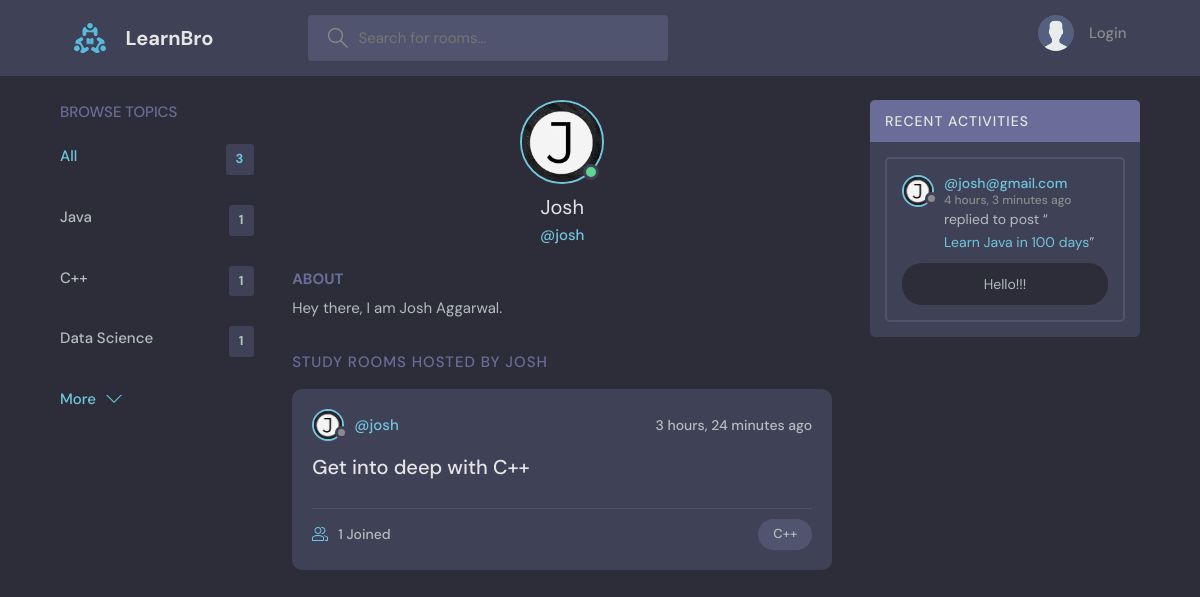
The app's page /profile/2/ with its own data.
### base/models.py (models this page shows, shortened)
class Topic(models.Model):
    name = models.CharField(max_length=200)

class User(AbstractUser):
    name = models.CharField(max_length=200, null=True)
    email = models.EmailField(unique=True, null=True)
    bio = models.TextField(null=True)
    avatar = models.ImageField(null=True, default="avatar.svg")  #this requires pillow module
    USERNAME_FIELD = 'email'
    REQUIRED_FIELDS = []

class Room(models.Model):
    host =models.ForeignKey(User, on_delete=models.SET_NULL, null=True)
    topic = models.ForeignKey(Topic, on_delete=models.SET_NULL, null=True)
    name = models.CharField(max_length=200)
    description = models.TextField(null=True, blank=True)
    participants = models.ManyToManyField(User, related_name='participants', blank=True)
    updated = models.DateTimeField(auto_now=True)
    created = models.DateTimeField(auto_now_add=True)
    class Meta:
        ordering = ['-updated', '-created'] #minus means descending order
    def __str__(self) -> str:
        return str(self.name)

class Message(models.Model):
    user = models.ForeignKey(User,on_delete=models.CASCADE)
    room = models.ForeignKey(Room, on_delete=models.CASCADE)
    body = models.TextField()
    updated = models.DateTimeField(auto_now=True)
    created = models.DateTimeField(auto_now_add=True)
    class Meta:
        ordering = ['-updated', '-created'] #minus means descending order
    def __str__(self) -> str:
        return self.body[:50]

### base/views.py (the view)
# urls.py: path('profile/<str:pk>/', views.userProfile, name='user-profile'),
def userProfile(request,pk):
    user = User.objects.get(id=pk)
    rooms = user.room_set.all()#get children using _set
    room_messages = user.message_set.all()
    topics = Topic.objects.all()
    context = {'user':user, 'rooms':rooms, 'room_messages': room_messages, 'topics':topics}
    return render(request,'base/profile.html', context)

### base/templates/base/profile.html (shortened to what this page needs)
{% extends 'main.html' %}
{% block content %}
  <main class="profile-page layout layout--3">
    <div class="container">
      {% include 'base/topics_component.html' %}
      <div class="roomList">
        <div class="profile">
          <div class="profile__avatar">
            <div class="avatar avatar--large active">
              <img src="{{user.avatar.url}}" />
            </div>
          </div>
          <div class="profile__info">
            <h3>{{user.name}}</h3>
            <p>@{{user.username}}</p>
          </div>
          <div class="profile__about">
            <h3>About</h3>
            <p>
              {{user.bio}}
            </p>
          </div>
        </div>
        <div class="roomList__header">
          <div>
            <h2>Study Rooms Hosted by {{user.name}}</a>
            </h2>
          </div>
        </div>
        {% include 'base/feed_component.html' %}
      </div>
      {% include 'base/activity_component.html' %}
    </div>
  </main>
{% endblock content %}

### templates/main.html (shortened to what this page needs)
<!DOCTYPE html>
{% load static %}
<html lang="en">
  <head>
    <link rel="stylesheet" href="{% static 'styles/style.css' %}" />
  </head>
  <body>
    {% include 'navbar.html' %}
    {% block content %}
    {% endblock %}
  </body>
</html>

### templates/navbar.html (shortened to what this page needs)
{% load static %}
<header class="header header--loggedIn">
    <div class="container">
      <a href="{% url 'home' %}" class="header__logo">
        <img src="{% static 'images/logo.svg' %}" />
        <h1>LearnBro</h1>
      </a>
      <form class="header__search" method="GET" action="{% url 'home' %}">
        <label>
          <input name="q" placeholder="Search for rooms..." />
        </label>
      </form>
      <nav class="header__menu">
        {% if request.user.is_authenticated %}
        <div class="header__user">
          <a href="{% url 'update-user' %}">
            <div class="avatar avatar--medium active">
              <img src="{{request.user.avatar.url}}" />
            </div>
            <p>{{request.user.name}}<span>@{{request.user.username}}</span></p>
          </a>
          <button class="dropdown-button">
            <svg version="1.1" xmlns="http://www.w3.org/2000/svg" width="32" height="32" viewBox="0 0 32 32">
              <title>chevron-down</title>
              <path d="M16 21l-13-13h-3l16 16 16-16h-3l-13 13z"></path>
            </svg>
          </button>
        </div>
        {% else %}
        <a href="{% url 'login' %}">
          <img src="{% static 'images/avatar.svg' %}" />
          <p>Login</p>
        </a>
        {% endif %}
      </nav>
    </div>
  </header>

### base/templates/base/topics_component.html
<div class="topics">
    <div class="topics__header">
      <h2>Browse Topics</h2>
    </div>
    <ul class="topics__list">
      <li>
        <a href="{% url 'home' %}" class="active">All <span>{{topics.count}}</span></a>
      </li>
      {% for topic in topics %}
      <li>
        <a href="{% url 'home' %}?q={{topic.name}}">{{topic.name}} <span>{{topic.room_set.all.count}}</span></a>
      </li>
      {% endfor %}
    </ul>
    <a class="btn btn--link" href="{% url 'topics' %}">
      More
      <svg version="1.1" xmlns="http://www.w3.org/2000/svg" width="32" height="32" viewBox="0 0 32 32">
        <title>chevron-down</title>
        <path d="M16 21l-13-13h-3l16 16 16-16h-3l-13 13z"></path>
      </svg>
    </a>
  </div>

### base/templates/base/feed_component.html (shortened to what this page needs)
{% for room in rooms %}
<div class="roomListRoom">
    <div class="roomListRoom__header">
        <a href="{% url 'user-profile' room.host.id %}" class="roomListRoom__author">
            <div class="avatar avatar--small">
                <img src="{{room.host.avatar.url}}" />
            </div>
            <span>@{{room.host.username}}</span>
        </a>
        <div class="roomListRoom__actions">
            <span>{{room.created|timesince}} ago</span>
        </div>
    </div>
    <div class="roomListRoom__content">
        <a href="{% url 'room' room.id %}">{{room.name}}</a>
    </div>
    <div class="roomListRoom__meta">
        <a href="{% url 'room' room.id %}" class="roomListRoom__joined">
            {{room.participants.all.count}} Joined
        </a>
        <p class="roomListRoom__topic">{{room.topic.name}}</p>
    </div>
</div>
{% endfor %}

### base/templates/base/activity_component.html (shortened to what this page needs)
<div class="activities">
    <div class="activities__header">
      <h2>Recent Activities</h2>
    </div>
    {% for message in room_messages %}
    <div class="activities__box">
      <div class="activities__boxHeader roomListRoom__header">
        <a href="{% url 'user-profile' message.user.id %}" class="roomListRoom__author">
          <div class="avatar avatar--small">
            <img src="{{message.user.avatar.url}}" />
          </div>
          <p>
            @{{message.user}}
            <span>{{message.created|timesince}} ago</span>
          </p>
        </a>
      </div>
      <div class="activities__boxContent">
        <p>replied to post “<a href="{% url 'room' message.room.id %}">{{message.room }}</a>”</p>
        <div class="activities__boxRoomContent">
          {{message}}
        </div>
      </div>
    </div>
    {% endfor %}
</div>

### templates/main.html (style rules this page uses)
ul,li { text-decoration: none; list-style: none; outline: none; border: none; }

### records on screen
Topic: name "Java", room_set.all.count "1"
Topic: name "C++", room_set.all.count "1"
Topic: name "Data Science", room_set.all.count "1"
User: avatar (picture), name "Josh", username "josh", bio "Hey there, I am Josh Aggarwal.", name "JOSH"
Room: host.avatar (picture), host.username "josh", created "3 hours, 24 minutes", name "Get into deep with C++", participants.all.count "1", topic.name "C++"
Message: user.avatar (picture), user "josh@gmail.com", created "4 hours, 3 minutes", room "Learn Java in 100 days", body "Hello!!!"

### other values on screen
{{ topics.count }} "3"
